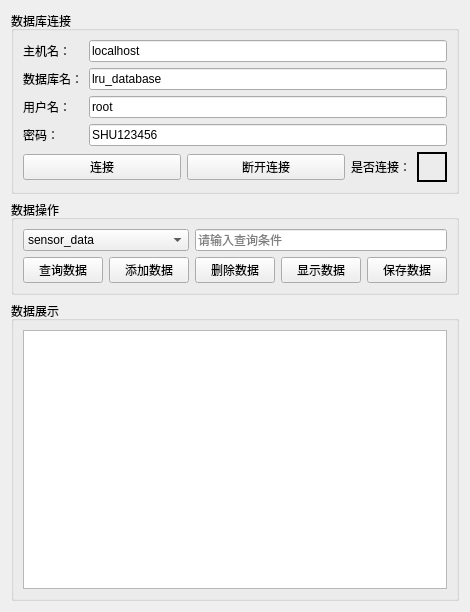
      <widget class="QWidget" name="tab_8">
       <attribute name="title">
        <string>数据库管理</string>
       </attribute>
       <layout class="QGridLayout" name="gridLayout_61">
        <item row="0" column="0">
         <widget class="QGroupBox" name="groupBox_12">
          <property name="title">
           <string>数据库连接</string>
          </property>
          <layout class="QGridLayout" name="gridLayout_55">
           <item row="0" column="0" colspan="3">
            <layout class="QGridLayout" name="gridLayout_54">
             <item row="1" column="0">
              <widget class="QLabel" name="label_18">
               <property name="sizePolicy">
                <sizepolicy hsizetype="Maximum" vsizetype="Preferred">
                 <horstretch>0</horstretch>
                 <verstretch>0</verstretch>
                </sizepolicy>
               </property>
               <property name="text">
                <string>数据库名：</string>
               </property>
              </widget>
             </item>
             <item row="1" column="1" colspan="2">
              <widget class="QLineEdit" name="leDbName">
               <property name="text">
                <string>lru_database</string>
               </property>
              </widget>
             </item>
             <item row="2" column="0">
              <widget class="QLabel" name="label_42">
               <property name="sizePolicy">
                <sizepolicy hsizetype="Maximum" vsizetype="Preferred">
                 <horstretch>0</horstretch>
                 <verstretch>0</verstretch>
                </sizepolicy>
               </property>
               <property name="text">
                <string>用户名：</string>
               </property>
              </widget>
             </item>
             <item row="2" column="1" colspan="2">
              <widget class="QLineEdit" name="leDbUser">
               <property name="text">
                <string>root</string>
               </property>
              </widget>
             </item>
             <item row="3" column="0">
              <widget class="QLabel" name="label_43">
               <property name="sizePolicy">
                <sizepolicy hsizetype="Maximum" vsizetype="Preferred">
                 <horstretch>0</horstretch>
                 <verstretch>0</verstretch>
                </sizepolicy>
               </property>
               <property name="text">
                <string>密码：</string>
               </property>
              </widget>
             </item>
             <item row="3" column="1" colspan="2">
              <widget class="QLineEdit" name="leDbPassword">
               <property name="text">
                <string>SHU123456</string>
               </property>
               <property name="echoMode">
                <enum>QLineEdit::Normal</enum>
               </property>
              </widget>
             </item>
             <item row="0" column="1" colspan="2">
              <widget class="QLineEdit" name="leDbHost">
               <property name="sizePolicy">
                <sizepolicy hsizetype="Minimum" vsizetype="Fixed">
                 <horstretch>0</horstretch>
                 <verstretch>0</verstretch>
                </sizepolicy>
               </property>
               <property name="text">
                <string>localhost</string>
               </property>
              </widget>
             </item>
             <item row="0" column="0">
              <widget class="QLabel" name="label_45">
               <property name="sizePolicy">
                <sizepolicy hsizetype="Maximum" vsizetype="Preferred">
                 <horstretch>0</horstretch>
                 <verstretch>0</verstretch>
                </sizepolicy>
               </property>
               <property name="text">
                <string>主机名：</string>
               </property>
              </widget>
             </item>
            </layout>
           </item>
           <item row="1" column="0">
            <widget class="QPushButton" name="btnDbConnect">
             <property name="text">
              <string>连接</string>
             </property>
            </widget>
           </item>
           <item row="1" column="1">
            <widget class="QPushButton" name="btnDbDisconnect">
             <property name="text">
              <string>断开连接</string>
             </property>
            </widget>
           </item>
           <item row="1" column="2">
            <layout class="QHBoxLayout" name="horizontalLayout_2">
             <item>
              <widget class="QLabel" name="label_46">
               <property name="sizePolicy">
                <sizepolicy hsizetype="Maximum" vsizetype="Preferred">
                 <horstretch>0</horstretch>
                 <verstretch>0</verstretch>
                </sizepolicy>
               </property>
               <property name="text">
                <string>是否连接：</string>
               </property>
              </widget>
             </item>
             <item>
              <widget class="QLabel" name="lbl_database">
               <property name="sizePolicy">
                <sizepolicy hsizetype="Maximum" vsizetype="Minimum">
                 <horstretch>0</horstretch>
                 <verstretch>0</verstretch>
                </sizepolicy>
               </property>
               <property name="minimumSize">
                <size>
                 <width>30</width>
                 <height>30</height>
                </size>
               </property>
               <property name="maximumSize">
                <size>
                 <width>30</width>
                 <height>30</height>
                </size>
               </property>
               <property name="styleSheet">
                <string notr="true">
border: 2px solid black; </string>
               </property>
               <property name="text">
                <string/>
               </property>
              </widget>
             </item>
            </layout>
           </item>
          </layout>
         </widget>
        </item>
        <item row="1" column="0">
         <widget class="QGroupBox" name="groupBox_16">
          <property name="title">
           <string>数据操作</string>
          </property>
          <layout class="QGridLayout" name="gridLayout_59">
           <item row="0" column="0">
            <layout class="QGridLayout" name="gridLayout_58">
             <item row="1" column="1">
              <widget class="QPushButton" name="btnDbAdd">
               <property name="text">
                <string>添加数据</string>
               </property>
              </widget>
             </item>
             <item row="1" column="2">
              <widget class="QPushButton" name="btnDbDelete">
               <property name="text">
                <string>删除数据</string>
               </property>
              </widget>
             </item>
             <item row="1" column="0">
              <widget class="QPushButton" name="btnDbQuery">
               <property name="text">
                <string>查询数据</string>
               </property>
              </widget>
             </item>
             <item row="0" column="0" colspan="2">
              <widget class="QComboBox" name="cbxDbTables">
               <item>
                <property name="text">
                 <string>sensor_data</string>
                </property>
               </item>
               <item>
                <property name="text">
                 <string>task_status</string>
                </property>
               </item>
               <item>
                <property name="text">
                 <string>error_log</string>
                </property>
               </item>
              </widget>
             </item>
             <item row="1" column="3">
              <widget class="QPushButton" name="btnDbShow">
               <property name="text">
                <string>显示数据</string>
               </property>
              </widget>
             </item>
             <item row="1" column="4">
              <widget class="QPushButton" name="btnDbSave">
               <property name="text">
                <string>保存数据</string>
               </property>
              </widget>
             </item>
             <item row="0" column="2" colspan="3">
              <widget class="QLineEdit" name="leQueryCondition">
               <property name="text">
                <string/>
               </property>
               <property name="placeholderText">
                <string>请输入查询条件</string>
               </property>
              </widget>
             </item>
            </layout>
           </item>
          </layout>
         </widget>
        </item>
        <item row="2" column="0">
         <widget class="QGroupBox" name="groupBox_26">
          <property name="sizePolicy">
           <sizepolicy hsizetype="Preferred" vsizetype="Minimum">
            <horstretch>0</horstretch>
            <verstretch>0</verstretch>
           </sizepolicy>
          </property>
          <property name="minimumSize">
           <size>
            <width>0</width>
            <height>300</height>
           </size>
          </property>
          <property name="title">
           <string>数据展示</string>
          </property>
          <layout class="QGridLayout" name="gridLayout_60">
           <item row="0" column="0">
            <widget class="QTableView" name="tvDbData">
             <property name="editTriggers">
              <set>QAbstractItemView::NoEditTriggers</set>
             </property>
             <property name="selectionBehavior">
              <enum>QAbstractItemView::SelectRows</enum>
             </property>
             <attribute name="verticalHeaderVisible">
              <bool>true</bool>
             </attribute>
            </widget>
           </item>
          </layout>
         </widget>
        </item>
       </layout>
      </widget>
